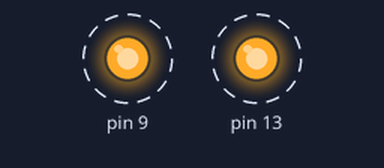
Bench run of a sketch on a simulated Arduino Uno, built with avr-gcc and run on an emulated ATmega328P. Shown: output pins drawn as LEDs (lit = HIGH). Dashed ring = blinking.

Above: at 0.2 s.
Timing chart, 0 to 3.5 s (numbered marks = the images above):
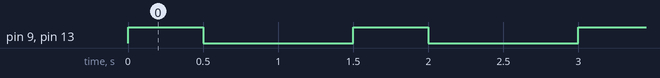

Measured:
- by itself, pin 9, pin 13: alternates HIGH for 0.50 s and LOW for 1.0 s

The sketch:

sketch_blinking_with_1_LED.ino
```cpp
void setup() {
  // put your setup code here, to run ONCE (that means only one time):
pinMode(13, OUTPUT);
pinMode(9, OUTPUT);
}

void loop() {
  // put your main code here, to run repeatedly:
digitalWrite(13, HIGH);
digitalWrite(9, HIGH);

delay(500);

digitalWrite(9, LOW);
digitalWrite(13, LOW);

delay(1000);


}
```
